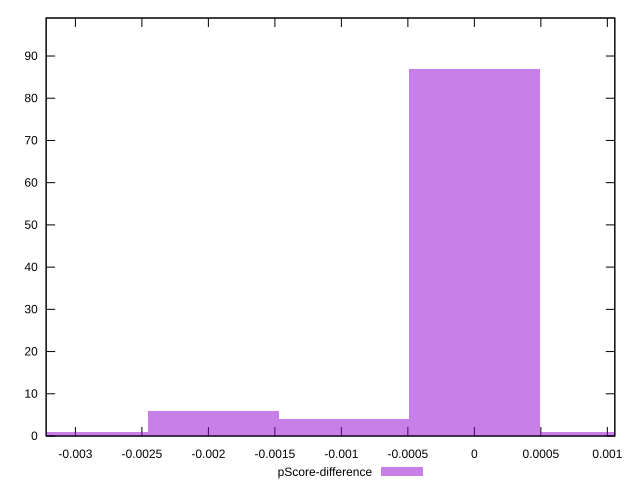

Here is the gnuplot script that generated this plot:
reset

$pScoreDifference <<EOF
-0.0019619298996542186 6
-0.002942894849481328 1
0 87
0.0009809649498271093 1
-0.0009809649498271093 4
EOF

set key outside below
set boxwidth 0.0009809649498271093
set xrange [-0.0032201005968778285:0.0010562237126524598]
set yrange [0:99]
set trange [0:99]
set style fill transparent solid 0.5 noborder
set terminal svg size 640, 490 enhanced background rgb 'white'
set output "report/report_00029_2021-02-24T13-36-40.390Z/bootup-time/samples/card/pScore-difference/histogram.svg"

plot $pScoreDifference title "pScore-difference" with boxes

reset
